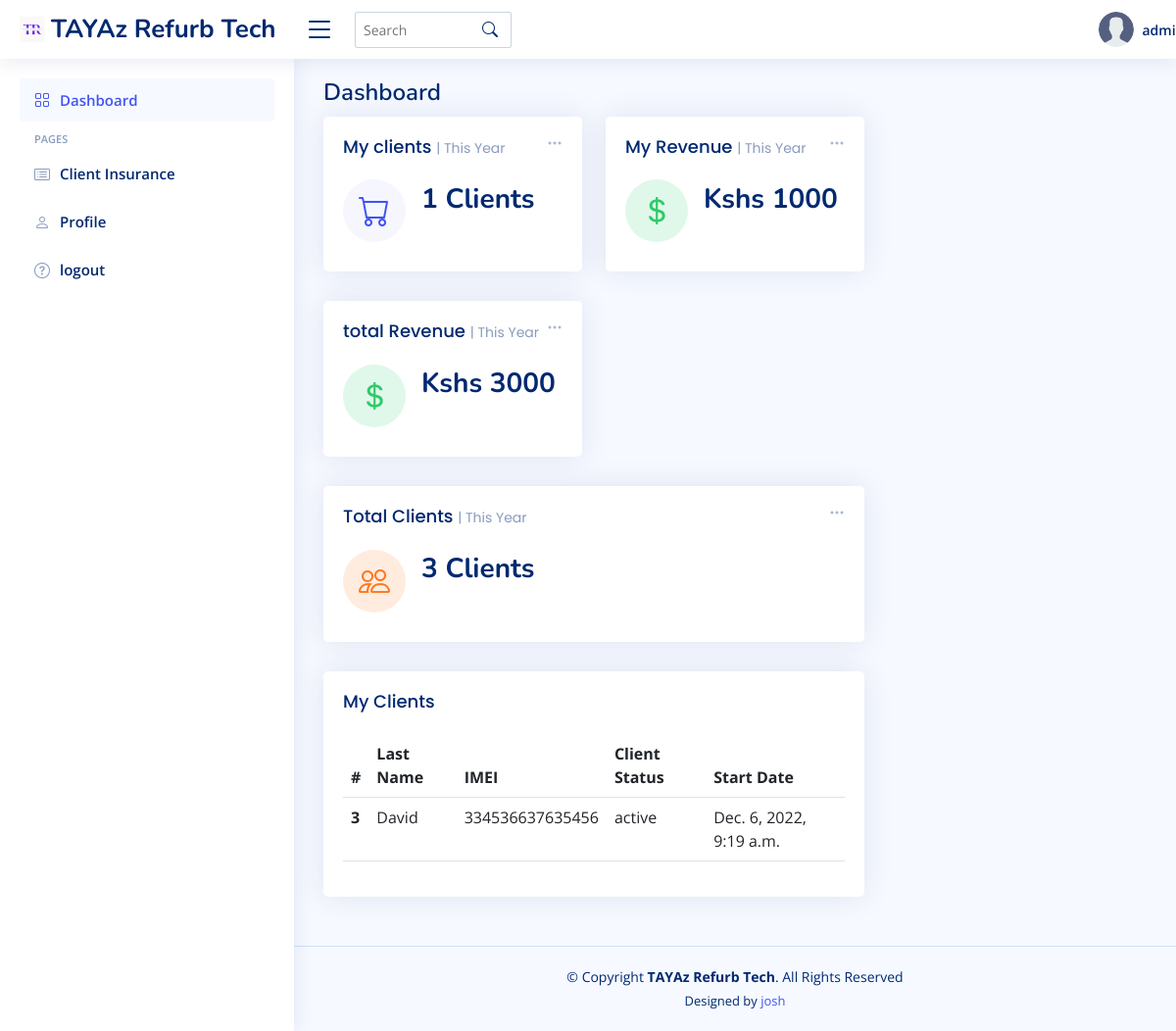
The page /dashboard/e92ac181-3ca7-42ae-a725-5d96a8155d31/ (signed in) on the database as committed earlier.
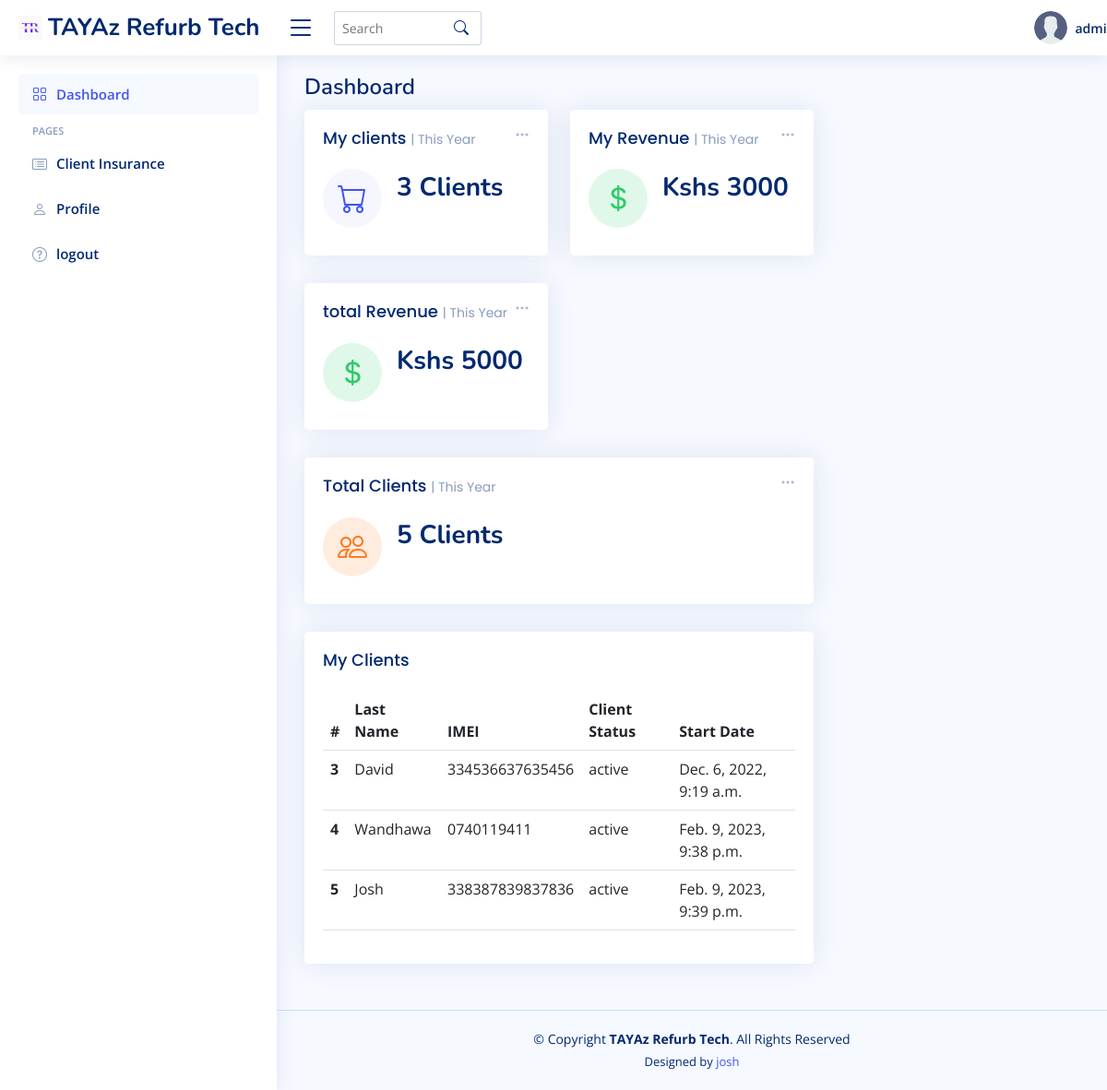
The same page on the database as committed later.
### base/models.py (models this page shows, shortened)
class User(AbstractUser):
    name = models.CharField(max_length=200, null=True)
    username = models.CharField(max_length=200, unique=True)
    email = models.EmailField(unique=True, null=True)
    avatar = ResizedImageField(size=[300, 300], default='avatar.svg')
    county = models.CharField(max_length=200, null=True)
    phone = models.CharField(max_length=13, null=True)
    id = models.UUIDField(default=uuid.uuid4, unique=True, primary_key=True, editable=False)
    USERNAME_FIELD = 'username'

class Client(models.Model):
    agent = models.ForeignKey(User, related_name='clients', on_delete= models.DO_NOTHING, null=True)
    first_name = models.CharField(max_length=50)
    last_name = models.CharField(max_length=50)
    email = models.EmailField()
    phone_imei = models.CharField(max_length=15, unique=True)
    phone_number = models.CharField(max_length=20)
    start_date = models.DateTimeField(auto_now_add=True)
    @property
    def client_status(self):
        status = 'active'
        created = self.start_date
        period = datetime.timedelta(30*6)
        end_date = created + period
        days = created
        if days < end_date:
            days = created+ datetime.timedelta(days = 1)
        else:
            status = 'expired'
        return status

### base/views.py (the view)
# urls.py: path('dashboard/<str:pk>/', views.dashboard, name='dashboard'),
@login_required(login_url='base:login')
def dashboard(request, pk):
    user = User.objects.get(id=pk)
    client_number = user.clients.all()
    no = client_number.count()
    client = Client.objects.all()
    client_count = client.count()
    sales = client_count * 1000
    mySales = no * 1000
    client_insurance = Client.objects.filter(agent=user)
    context = {
        'user' : user,
        'client_count' : client_count,
        'sales' : sales,
        'no' : no,
        'mySales' : mySales,
        'client_number' : client_number,
    }
    return render(request, 'base/dashboard.html', context)

### base/templates/base/dashboard.html (shortened to what this page needs)
{% extends "main.html" %}
{% load static %}
{% block content %}
  <header id="header" class="header fixed-top d-flex align-items-center">
    <div class="d-flex align-items-center justify-content-between">
      <a href="{% url 'base:dashboard' user.id %}" class="logo d-flex align-items-center">
        <img src="{% static 'assets/img/logo.png' %}" alt="">
        <span class="d-none d-lg-block">TAYAz Refurb Tech</span>
      </a>
      <i class="bi bi-list toggle-sidebar-btn"></i>
    </div>
    <div class="search-bar">
      <form class="search-form d-flex align-items-center" method="POST" action="#">
        <input type="text" name="query" placeholder="Search" title="Enter search keyword">
        <button type="submit" title="Search"><i class="bi bi-search"></i></button>
      </form>
    </div>
    <nav class="header-nav ms-auto">
      <ul class="d-flex align-items-center">
        <li class="nav-item dropdown">
        <li class="nav-item dropdown">
        <li class="nav-item dropdown pe-3">
          <a class="nav-link nav-profile d-flex align-items-center pe-0" href="#" data-bs-toggle="dropdown">
            <img src="{{user.avatar.url}}" alt="Profile" class="rounded-circle">
            <span class="d-none d-md-block dropdown-toggle ps-2">{{user.username}}</span>
          </a>
        </li>
      </ul>
    </nav>
  </header>
  <aside id="sidebar" class="sidebar">
    <ul class="sidebar-nav" id="sidebar-nav">
      <li class="nav-item">
        <a class="nav-link " href="{% url 'base:dashboard' user.id %}">
          <i class="bi bi-grid"></i>
          <span>Dashboard</span>
        </a>
      </li>
      <li class="nav-heading">Pages</li>
      <li class="nav-item">
        <a class="nav-link collapsed" href="{% url 'base:insurance' %}">
          <i class="bi bi-card-list"></i>
          <span>Client Insurance</span>
        </a>
      </li>
      <li class="nav-item">
        <a class="nav-link collapsed" href="{% url 'base:profile' user.id%}">
          <i class="bi bi-person"></i>
          <span>Profile</span>
        </a>
      </li>
      <li class="nav-item">
        <a class="nav-link collapsed" href="{% url 'base:logout' %}">
          <i class="bi bi-question-circle"></i>
          <span>logout</span>
        </a>
      </li>
    </ul>
  </aside>
  <main id="main" class="main">
    <div class="pagetitle">
      <h1>Dashboard</h1>
    </div>
    <section class="section dashboard">
      <div class="row">
        <div class="col-lg-8">
          <div class="row">
            <div class="col-xxl-4 col-md-6">
              <div class="card info-card sales-card">
                <div class="filter">
                  <a class="icon" href="#" data-bs-toggle="dropdown"><i class="bi bi-three-dots"></i></a>
                </div>
                <div class="card-body">
                  <h5 class="card-title">My clients <span>| This Year</span></h5>
                  <div class="d-flex align-items-center">
                    <div class="card-icon rounded-circle d-flex align-items-center justify-content-center">
                      <i class="bi bi-cart"></i>
                    </div>
                    <div class="ps-3">
                      <h6>{{no}} Clients </h6>
                       <span class="text-muted small pt-2 ps-1"></span>
                    </div>
                  </div>
                </div>
              </div>
            </div>
            <div class="col-xxl-4 col-md-6">
              <div class="card info-card revenue-card">
                <div class="filter">
                  <a class="icon" href="#" data-bs-toggle="dropdown"><i class="bi bi-three-dots"></i></a>
                </div>
                <div class="card-body">
                  <h5 class="card-title">My Revenue <span>| This Year</span></h5>
                  <div class="d-flex align-items-center">
                    <div class="card-icon rounded-circle d-flex align-items-center justify-content-center">
                      <i class="bi bi-currency-dollar"></i>
                    </div>
                    <div class="ps-3">
                      <h6>Kshs {{mySales}}</h6>
                       <span class="text-muted small pt-2 ps-1"></span>
                    </div>
                  </div>
                </div>
              </div>
            </div>
            <div class="col-xxl-4 col-md-6">
              <div class="card info-card revenue-card">
                <div class="filter">
                  <a class="icon" href="#" data-bs-toggle="dropdown"><i class="bi bi-three-dots"></i></a>
                </div>
                <div class="card-body">
                  <h5 class="card-title">total Revenue <span>| This Year</span></h5>
                  <div class="d-flex align-items-center">
                    <div class="card-icon rounded-circle d-flex align-items-center justify-content-center">
                      <i class="bi bi-currency-dollar"></i>
                    </div>
                    <div class="ps-3">
                      <h6>Kshs {{sales}}</h6>
                       <span class="text-muted small pt-2 ps-1"></span>
                    </div>
                  </div>
                </div>
              </div>
            </div>
            <div class="col-xxl-4 col-xl-12">
              <div class="card info-card customers-card">
                <div class="filter">
                  <a class="icon" href="#" data-bs-toggle="dropdown"><i class="bi bi-three-dots"></i></a>
                </div>
                <div class="card-body">
                  <h5 class="card-title">Total Clients <span>| This Year</span></h5>
                  <div class="d-flex align-items-center">
                    <div class="card-icon rounded-circle d-flex align-items-center justify-content-center">
                      <i class="bi bi-people"></i>
                    </div>
                    <div class="ps-3">
                      <h6>{{client_count}} Clients</h6>
                       <span class="text-muted small pt-2 ps-1"></span>
                    </div>
                  </div>
                </div>
              </div>
            </div>
            <section class="section">
              <div class="row">
                <div >
                  <div>
                    <div class="card">
                      <div class="card-body">
                        <h5 class="card-title">My Clients</h5>
                        <table class="table">
                          <thead>
                            <tr>
                              <th scope="col">#</th>
                              <th scope="col">Last Name</th>
                              <th scope="col">IMEI</th>
                              <th scope="col">Client Status</th>
                              <th scope="col">Start Date</th>
                            </tr>
                          </thead>
                          <tbody>
                            {% for client in client_number  %}
                            <tr>
                              <th scope="row">{{client.id}}</th>
                              <td>{{client.last_name}}</td>
                              <td>{{client.phone_imei}}</td>
                              <td>{{client.client_status}}</td>
                              <td>{{client.start_date}}</td>
                            </tr>
                            {% endfor %}
                          </tbody>
                        </table>
                      </div>
                    </div>
                  </div>
                </div>
              </div>
            </section>
      </div>
    </section>
  </main>
{% endblock content %}

### templates/main.html (shortened to what this page needs)
{% load static %}
<!DOCTYPE html>
<html lang="en">
<head>
  <link href="{% static 'assets/vendor/bootstrap/css/bootstrap.min.css' %}" rel="stylesheet">
  <link href="{% static 'assets/vendor/bootstrap-icons/bootstrap-icons.css' %}" rel="stylesheet">
  <link href="{% static 'assets/vendor/boxicons/css/boxicons.min.css' %}" rel="stylesheet">
  <link href="{% static 'assets/vendor/quill/quill.snow.css' %}" rel="stylesheet">
  <link href="{% static 'assets/vendor/quill/quill.bubble.css' %}" rel="stylesheet">
  <link href="{% static 'assets/vendor/remixicon/remixicon.css' %}" rel="stylesheet">
  <link href="{% static 'assets/vendor/simple-datatables/style.css' %}" rel="stylesheet">
  <link type="text/css" href="{% static 'styles/style.css' %}" rel="stylesheet">
</head>
<body>
    {% block content %}
    {% endblock content %}
  <footer id="footer" class="footer">
    <div class="copyright">
      &copy; Copyright <strong><span>TAYAz Refurb Tech</span></strong>. All Rights Reserved
    </div>
    <div class="credits">
      Designed by <a href="https://github.com/joshwaoti" target="_blank">josh</a>
    </div>
  </footer>
</body>
</html>

### static/styles/style.css (style rules this page uses)
:root { scroll-behavior: smooth; }
body { font-family: "Open Sans", sans-serif; background: #f6f9ff; color: #444444; }
a { color: #4154f1; text-decoration: none; }
h1, h2, h3, h4, h5, h6 { font-family: "Nunito", sans-serif; }
#main { margin-top: 60px; padding: 20px 30px; transition: all 0.3s; }
.pagetitle { margin-bottom: 10px; }
.pagetitle h1 { font-size: 24px; margin-bottom: 0; font-weight: 600; color: #012970; }
.card { margin-bottom: 30px; border: none; border-radius: 5px; box-shadow: 0px 0 30px rgba(1, 41, 112, 0.1); }
.card-title { padding: 20px 0 15px 0; font-size: 18px; font-weight: 500; color: #012970; font-family: "Poppins", sans-serif; }
.card-title span { color: #899bbd; font-size: 14px; font-weight: 400; }
.card-body { padding: 0 20px 20px 20px; }
.logo { line-height: 1; }
@media (min-width: 1200px) { .logo { width: 280px; } }
.logo img { max-height: 26px; margin-right: 6px; }
.logo span { font-size: 26px; font-weight: 700; color: #012970; font-family: "Nunito", sans-serif; }
.header { transition: all 0.5s; z-index: 997; height: 60px; box-shadow: 0px 2px 20px rgba(1, 41, 112, 0.1); background-color: #fff; padding-left: 20px; }
.header .toggle-sidebar-btn { font-size: 32px; padding-left: 10px; cursor: pointer; color: #012970; }
.header .search-bar { min-width: 360px; padding: 0 20px; }
.header .search-form { width: 50%; }
.header .search-form input { border: 0; font-size: 14px; color: #012970; border: 1px solid rgba(1, 41, 112, 0.2); padding: 7px 38px 7px 8px; border-radius: 3px; transition: 0.3s; width: 100%; }
.header .search-form button { border: 0; padding: 0; margin-left: -30px; background: none; }
.header .search-form button i { color: #012970; }
.header-nav ul { list-style: none; }
.header-nav>ul { margin: 0; padding: 0; }
.header-nav .nav-profile { color: #012970; }
.header-nav .nav-profile img { max-height: 36px; }
.header-nav .nav-profile span { font-size: 14px; font-weight: 600; }
.sidebar { position: fixed; top: 60px; left: 0; bottom: 0; width: 300px; z-index: 996; transition: all 0.3s; padding: 20px; overflow-y: auto; scrollbar-width: thin; scrollbar-color: #aab7cf transparent; box-shadow: 0px 0px 20px rgba(1, 41, 112, 0.1); background-color: #fff; }
@media (min-width: 1200px) { #main, #footer { margin-left: 300px; } }
.sidebar-nav { padding: 0; margin: 0; list-style: none; }
.sidebar-nav li { padding: 0; margin: 0; list-style: none; }
.sidebar-nav .nav-item { margin-bottom: 5px; }
.sidebar-nav .nav-heading { font-size: 11px; text-transform: uppercase; color: #899bbd; font-weight: 600; margin: 10px 0 5px 15px; }
.sidebar-nav .nav-link { display: flex; align-items: center; font-size: 15px; font-weight: 600; color: #4154f1; transition: 0.3; background: #f6f9ff; padding: 10px 15px; border-radius: 4px; }
.sidebar-nav .nav-link i { font-size: 16px; margin-right: 10px; color: #4154f1; }
.sidebar-nav .nav-link.collapsed { color: #012970; background: #fff; }
.sidebar-nav .nav-link.collapsed i { color: #899bbd; }
.dashboard .filter { position: absolute; right: 0px; top: 15px; }
.dashboard .filter .icon { color: #aab7cf; padding-right: 20px; padding-bottom: 5px; transition: 0.3s; font-size: 16px; }
.dashboard .info-card { padding-bottom: 10px; }
.dashboard .info-card h6 { font-size: 28px; color: #012970; font-weight: 700; margin: 0; padding: 0; }
.dashboard .card-icon { font-size: 32px; line-height: 0; width: 64px; height: 64px; flex-shrink: 0; flex-grow: 0; }
.dashboard .sales-card .card-icon { color: #4154f1; background: #f6f6fe; }
.dashboard .revenue-card .card-icon { color: #2eca6a; background: #e0f8e9; }
.dashboard .customers-card .card-icon { color: #ff771d; background: #ffecdf; }
.footer { padding: 20px 0; font-size: 14px; transition: all 0.3s; border-top: 1px solid #cddfff; }
.footer .copyright { text-align: center; color: #012970; }
.footer .credits { padding-top: 5px; text-align: center; font-size: 13px; color: #012970; }

Rows that differ between the two databases and show on the page:
added Client: id "4", last_name "Wandhawa", phone_imei "0740119411", client_status "active", start_date "Feb. 9, 2023, 9:38 p.m."
added Client: id "5", last_name "Josh", phone_imei "338387839837836", client_status "active", start_date "Feb. 9, 2023, 9:39 p.m."
Other text that changed with them:
{{ no }}: "1" → "3"
{{ mySales }}: "1000" → "3000"
{{ sales }}: "3000" → "5000"
{{ client_count }}: "3" → "5"
